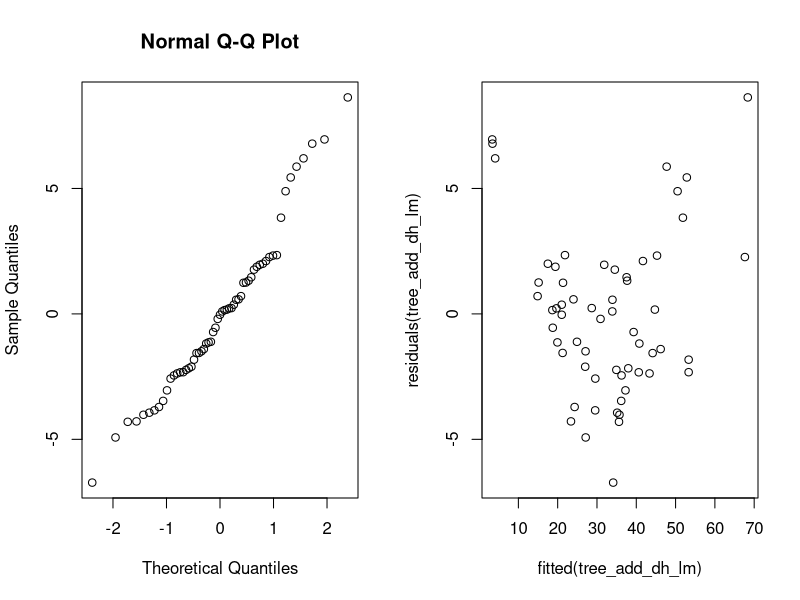
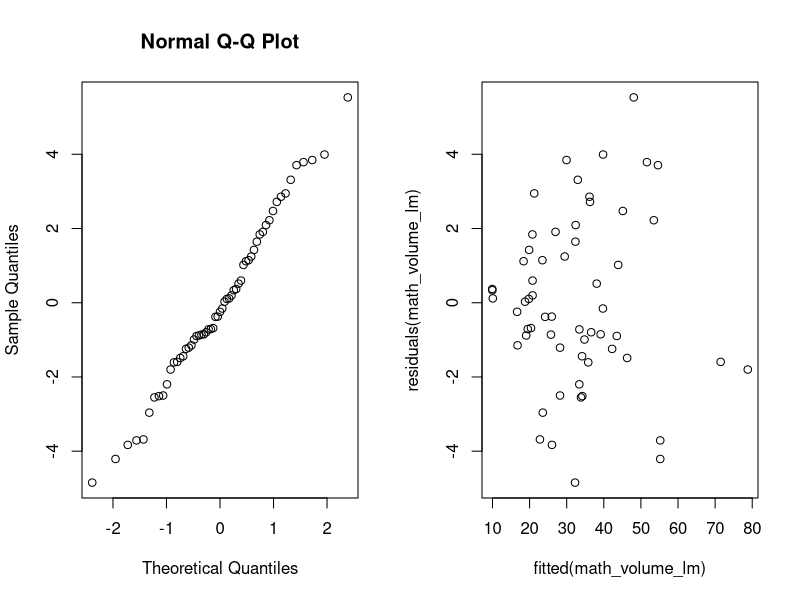
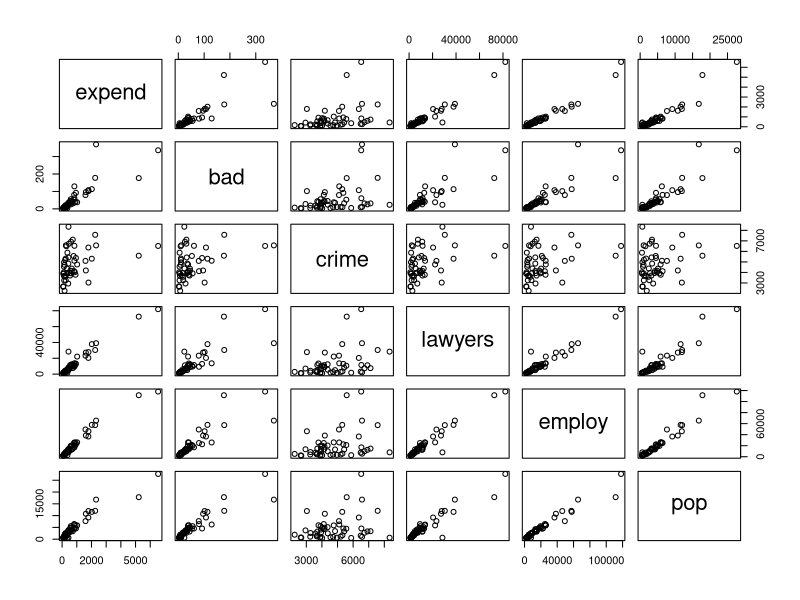
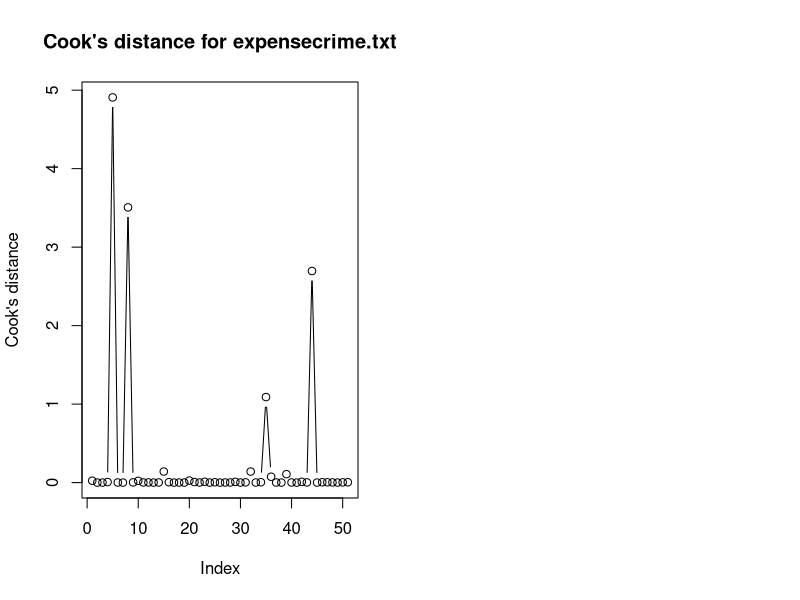
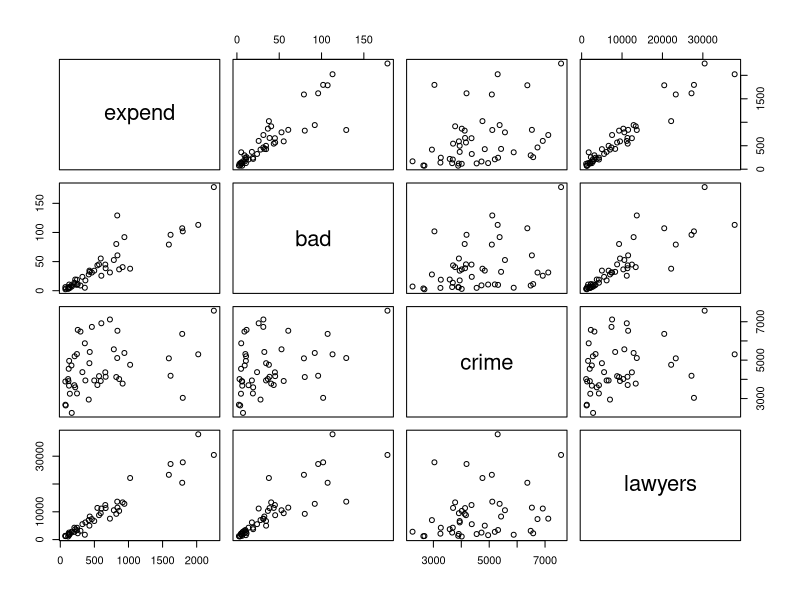
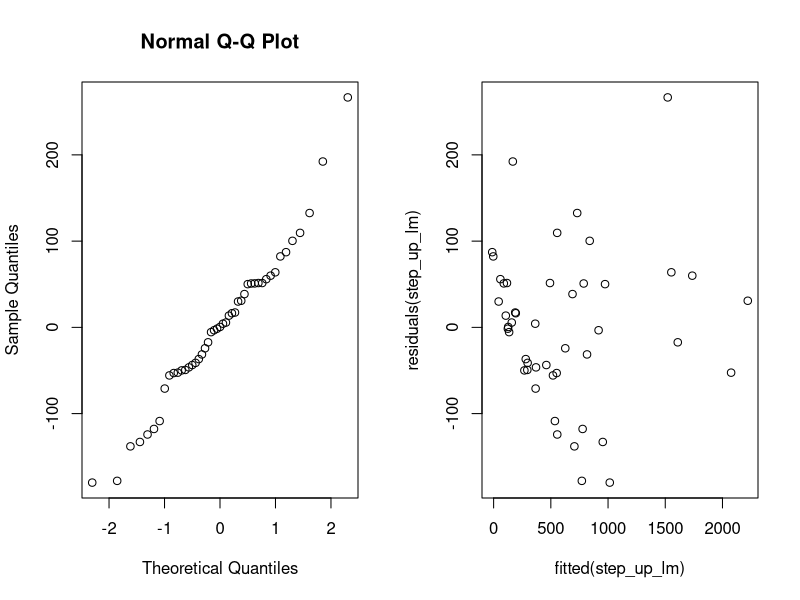
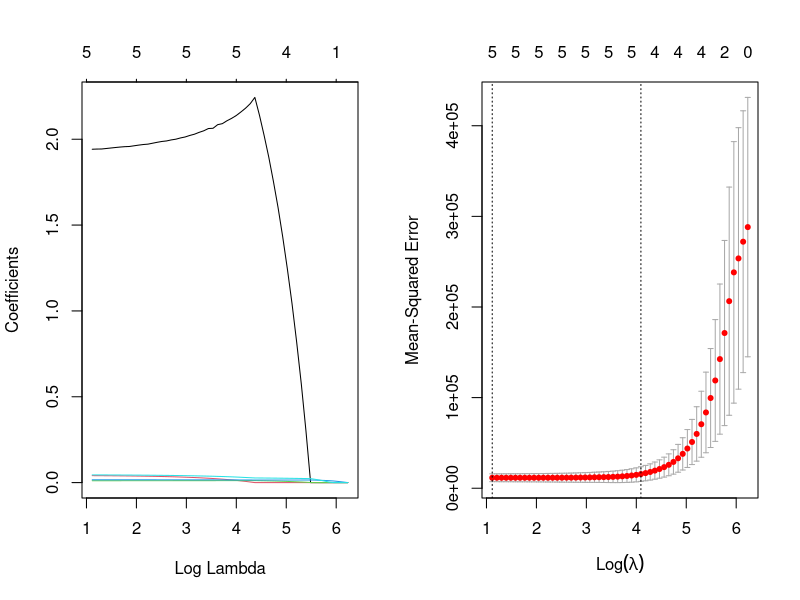
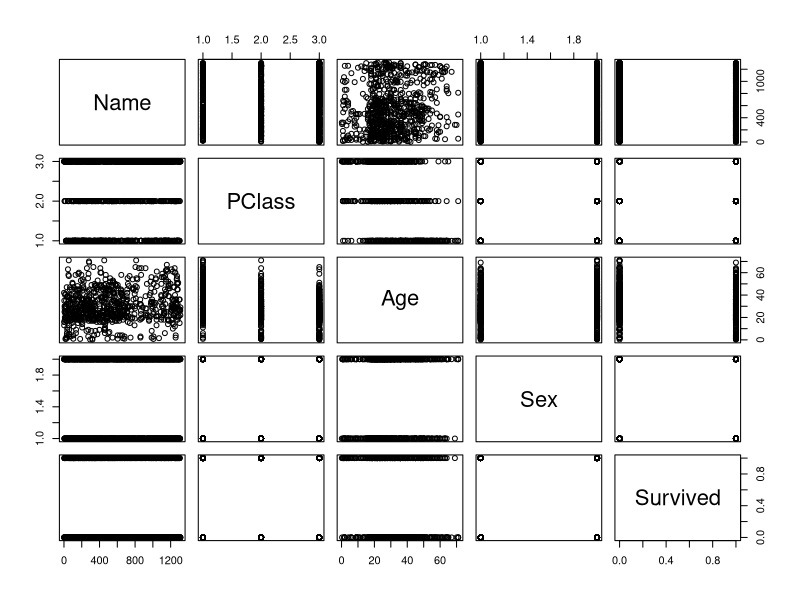

Source code (R) for these figures, in order:
## ---- chunk 1
# set up global R options
options(digits = 3)

# set up knitr global chunk options
knitr::opts_chunk$set(fig.height = 3)
## ---- chunk 2
tree_df <- as.data.frame(read.table("data/treeVolume.txt", header=TRUE))
head(tree_df)
## ---- chunk 3
tree_df$type <- as.factor(tree_df$type)
tree_type_lm <- lm(volume~type, data=tree_df)
anova(tree_type_lm)
## ---- chunk 4
summary(tree_type_lm)
## ---- chunk 5
mask <- tree_df$type == "beech"
t.test(tree_df$volume[mask], tree_df$volume[!mask])
## ---- chunk 6
tree_type_d_lm <- lm(volume~height+type*diameter, data=tree_df)
anova(tree_type_d_lm)
## ---- chunk 7
summary(tree_type_d_lm)
## ---- chunk 8
tree_type_h_lm <- lm(volume~diameter+type*height, data=tree_df)
anova(tree_type_h_lm)
## ---- chunk 9
summary(tree_type_h_lm)
## ---- chunk 10
tree_add_all_lm <- lm(volume~diameter+height+type, data=tree_df)
anova(tree_add_all_lm)
## ---- chunk 11
summary(tree_add_all_lm)
## ---- chunk 12
tree_add_dh_lm <- lm(volume~diameter+height, data=tree_df)
anova(tree_add_dh_lm)
## ---- chunk 13
summary(tree_add_dh_lm)
## ---- chunk 14
par(mfrow=c(1, 2))
qqnorm(residuals(tree_add_dh_lm))
plot(fitted(tree_add_dh_lm), residuals(tree_add_dh_lm))
## ---- chunk 15
mean_d <- mean(tree_df$diameter)
mean_h <- mean(tree_df$height)
means <-  data.frame(diameter=c(mean_d), height=c(mean_h))

predict(tree_add_dh_lm, means, se.fit = TRUE)
## ---- chunk 16
tree_df$math_volume <- tree_df$height * tree_df$diameter^2
math_volume_lm <- lm(volume~math_volume, data=tree_df)
anova(math_volume_lm)
## ---- chunk 17
summary(math_volume_lm)
## ---- chunk 18
par(mfrow=c(1,2))

qqnorm(residuals(math_volume_lm))
plot(fitted(math_volume_lm), residuals(math_volume_lm))
## ---- chunk 19
# Read data
crime_df <- as.data.frame(read.table("data/expensescrime.txt", header=TRUE))
head(crime_df)

response <- "expend"
exp_vars <- c("bad", "crime", "lawyers", "employ", "pop")
## ---- chunk 20
pairs(crime_df[, c(response, exp_vars)])
## ---- chunk 21
crime_lm <- lm(expend~bad+crime+lawyers+employ+pop, data=crime_df)
cooks.distance(crime_lm)[cooks.distance(crime_lm) > 1]
## ---- chunk 22
plot(cooks.distance(crime_lm), type='b', ylab="Cook's distance", main = "Cook's distance for expensecrime.txt")
## ---- chunk 23
crime_df_upd <- crime_df[-c(5,8,35,44),]
## ---- chunk 24
round(cor(crime_df[, c(exp_vars)]), 2)
## ---- chunk 25
library(car)
## ---- chunk 26
vif(lm(expend~bad+crime+lawyers+employ+pop, data=crime_df))
## ---- chunk 27
vif(lm(expend~bad+crime+lawyers+pop, data=crime_df_upd))
## ---- chunk 28
vif_lm = lm(expend~bad+crime+lawyers, data=crime_df_upd)
vif(vif_lm)
## ---- chunk 29
summary(vif_lm)
## ---- chunk 30
pairs(crime_df_upd[, c(response, "bad", "crime", "lawyers")])
## ---- chunk 31
print("Step 1")

print("bad")
summary(lm(expend~bad, data=crime_df_upd))

print("crime")
summary(lm(expend~crime, data=crime_df_upd))

print("lawyers")
summary(lm(expend~lawyers, data=crime_df_upd))

print("employ")
summary(lm(expend~employ, data=crime_df_upd)) # YES

print("pop")
summary(lm(expend~pop, data=crime_df_upd)) 
## ---- chunk 32
print("Step 2")

print("bad")
summary(lm(expend~employ+bad, data=crime_df_upd))

print("crime")
summary(lm(expend~employ+crime, data=crime_df_upd)) # YES

print("lawyers")
summary(lm(expend~employ+lawyers, data=crime_df_upd))

print("pop")
summary(lm(expend~employ+pop, data=crime_df_upd))
## ---- chunk 33
print("Step 3")

print("bad")
summary(lm(expend~employ+crime+bad, data=crime_df_upd))

print("lawyers")
summary(lm(expend~employ+crime+lawyers, data=crime_df_upd))

print("pop")
summary(lm(expend~employ+crime+pop, data=crime_df_upd)) # YES
## ---- chunk 34
print("Step 4")

print("bad")
summary(lm(expend~employ+crime+pop+bad, data=crime_df_upd))

print("lawyers")
summary(lm(expend~employ+crime+pop+lawyers, data=crime_df_upd))

# None significant!
## ---- chunk 35
step_up_lm <- lm(expend~employ+crime+pop, data=crime_df_upd)
summary(step_up_lm)
## ---- chunk 36
par(mfrow=c(1,2))

qqnorm(residuals(step_up_lm))
plot(fitted(step_up_lm), residuals(step_up_lm))
## ---- chunk 37
new_data <- data.frame(bad=50, crime=5000, lawyers=5000, employ=5000, pop=5000)
predict(step_up_lm, new_data, interval="prediction", level=0.95)
## ---- chunk 38
predict(step_up_lm, new_data, interval="confidence", level=0.95)
## ---- chunk 39
# install.packages("glmnet", repos = "https://cran.us.r-project.org")
library(glmnet)
## ---- chunk 40
x <- as.matrix(crime_df_upd[, exp_vars])
y <- as.matrix(crime_df_upd[, c(response)])

# train-test splitting
train <- (sample(1:nrow(x), 0.67*nrow(x))) # train by using 2/3 of the data
x.train <- x[train,]; y.train <- y[train]
x.test <- x[-train,]; y.test <- y[-train]

# fitting the model
lasso.mod <- glmnet(x.train, y.train, alpha=1)
cv.lasso <- cv.glmnet(x.train,y.train,alpha=1,type.measure='mse')
## ---- chunk 41
plot(lasso.mod, label=T, xvar="lambda")  # have a look at the lasso path
## ---- chunk 42
plot(cv.lasso) # the best lambda by cross-validation
## ---- chunk 43
(lambda.min <- cv.lasso$lambda.min)
(lambda.1se <- cv.lasso$lambda.1se)
## ---- chunk 44
# https://glmnet.stanford.edu/articles/glmnet.html#assessing-models-on-test-data-1
assess.glmnet(lasso.mod, newx = x.test, newy = y.test, s=cv.lasso$lambda.1se)
## ---- chunk 45
coef(lasso.mod, s=cv.lasso$lambda.min) # beta’s for the best lambda
y.pred <- predict(lasso.mod, s=lambda.min, newx=x.test) # predict for test
mse.lasso <- mean((y.test - y.pred)^2); mse.lasso # mse for the predicted test rows
## ---- chunk 46
coef(lasso.mod, s=cv.lasso$lambda.1se) # beta’s for lambda.1se
y.pred <- predict(lasso.mod, s=lambda.1se, newx=x.test) # predict for test
mse.lasso <- mean((y.test - y.pred)^2); mse.lasso # mse for the predicted test rows
## ---- chunk 47
new_data <- data.frame(x.test)
y.pred <- predict(step_up_lm, new_data, interval="confidence", level=0.95)
mse.step_up <- mean((y.test - y.pred)^2); mse.step_up # mse for the predicted test rows
## ---- chunk 48
cv.lasso
## ---- chunk 49
# Read data
titanic_df <- as.data.frame(read.table("data/titanic.txt", header=TRUE))
## ---- chunk 50
head(titanic_df)
## ---- chunk 51
plot(titanic_df)
## ---- chunk 52
titanic_df$PClass <- as.factor(titanic_df$PClass)
titanic_df$Sex <- as.factor(titanic_df$Sex)
summary(titanic_df)
## ---- chunk 53
tot_comb <- xtabs(~PClass+Sex, data=titanic_df)
tot_comb
## ---- chunk 54
tot_comb.surv <- xtabs(Survived~PClass+Sex, data=titanic_df)
round(tot_comb.surv/tot_comb, 2)
## ---- chunk 55
par(mfrow=c(1, 2))
hist(titanic_df$Age)
hist(titanic_df$Age[titanic_df$Survived == 1], ylim =c(0, 140))
## ---- chunk 56
tot_age <- xtabs(~Age, data=titanic_df)
barplot(xtabs(Survived~Age, data=titanic_df)/tot_age)
## ---- chunk 57
boxplot(Age ~ Sex + PClass, data=titanic_df, col = c("#FFE0B2", "#F57C00")) 
## ---- chunk 58
titanic_df_upd <- na.omit(titanic_df)
titanic_df_upd$PClass <- as.factor(titanic_df_upd$PClass)
titanic_df_upd$Sex <- as.factor(titanic_df_upd$Sex)
# head(titanic_df_upd)

base_lm <- glm(Survived ~ Age+PClass+Sex, data = titanic_df_upd, family = binomial)
## ---- chunk 59
summary(base_lm)
## ---- chunk 60
exp(coef(base_lm))
## ---- chunk 61
anova(glm(Survived ~ Age*PClass, data = titanic_df_upd, family = binomial), test="Chisq")
## ---- chunk 62
anova(glm(Survived ~ Age*Sex, data = titanic_df_upd, family = binomial), test="Chisq")
## ---- chunk 63
final_lm <- glm(Survived ~ PClass+Age*Sex, data = titanic_df_upd, family = binomial)
anova(final_lm, test="Chisq")
## ---- chunk 64
newdata <- data.frame(Age=c(55, 55, 55, 55, 55, 55), PClass=c("1st", "1st", "2nd", "2nd", "3rd", "3rd"), Sex=c("female", "male", "female", "male", "female", "male"))
predict(final_lm, newdata, type="response")
## ---- chunk 65
table(titanic_df_upd$PClass, titanic_df_upd$Sex)
## ---- chunk 66
chisq.test(x=titanic_df_upd$Survived, y=titanic_df_upd$Sex)
## ---- chunk 67
fisher.test(x=titanic_df_upd$Survived, y=titanic_df_upd$Sex)
## ---- chunk 68
chisq.test(x=titanic_df_upd$Survived, y=titanic_df_upd$PClass)
## ---- chunk 69
# Read data
coups_df <- as.data.frame(read.table("data/coups.txt", header=TRUE))
## ---- chunk 70
head(coups_df)
## ---- chunk 71
# coups_df$pollib <- as.factor(coups_df$pollib)
# coups_df$numregim <- as.factor(coups_df$numregim)
summary(coups_df)
## ---- chunk 72
hist(coups_df$miltcoup)
## ---- chunk 73
plot(coups_df)
## ---- chunk 74
poison_glm <- glm(miltcoup ~ oligarchy + pollib + parties + pctvote + popn + size + numelec + numregim, data = coups_df, family = poisson)
summary(poison_glm)
## ---- chunk 75
summary(glm(miltcoup ~ oligarchy + pollib + parties + pctvote + popn + size + numelec, data = coups_df, family = poisson), test="Chisq")
## ---- chunk 76
summary(glm(miltcoup ~ oligarchy + pollib + parties + pctvote + popn + size, data = coups_df, family = poisson), test="Chisq")
## ---- chunk 77
summary(glm(miltcoup ~ oligarchy + pollib + parties + pctvote + popn, data = coups_df), test="Chisq")
## ---- chunk 78
summary(glm(miltcoup ~ oligarchy + pollib + parties + popn, data = coups_df), test="Chisq")
## ---- chunk 79
final_plm <- glm(miltcoup ~ oligarchy + parties + pollib, data = coups_df, family = poisson)
summary(final_plm, test="Chisq")
## ---- chunk 80
coups_df$pollib <- as.factor(coups_df$pollib)
coups_df$numregim <- as.factor(coups_df$numregim)
## ---- chunk 81
mean(coups_df$oligarchy); mean(coups_df$parties)
## ---- chunk 82
newdata <- data.frame(pollib=c(0, 1, 2), oligarchy=c(5.22, 5.22, 5.22), parties=c(17.1, 17.1, 17.1))
predict(final_plm, newdata, type="response")
